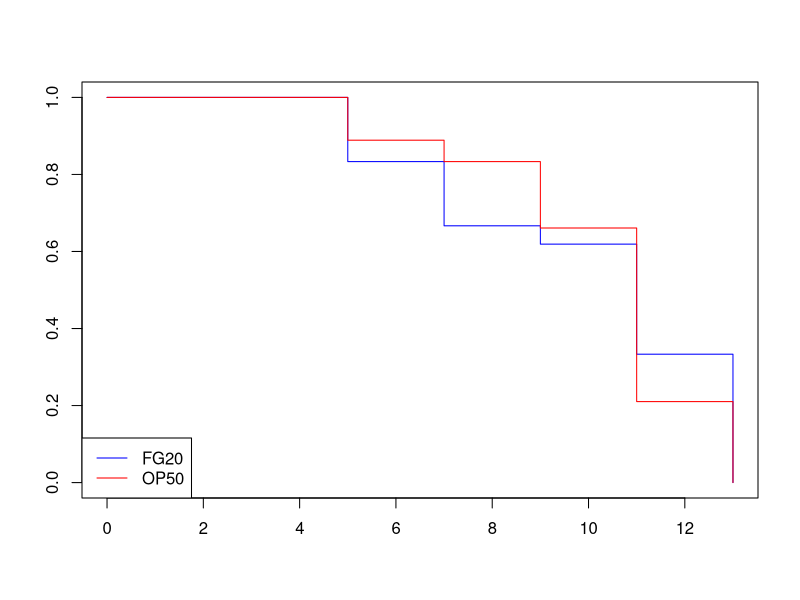
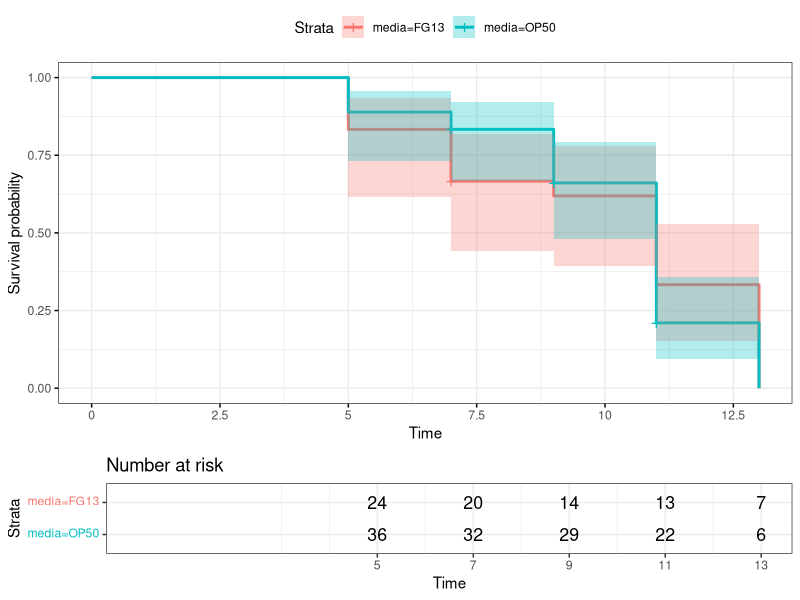
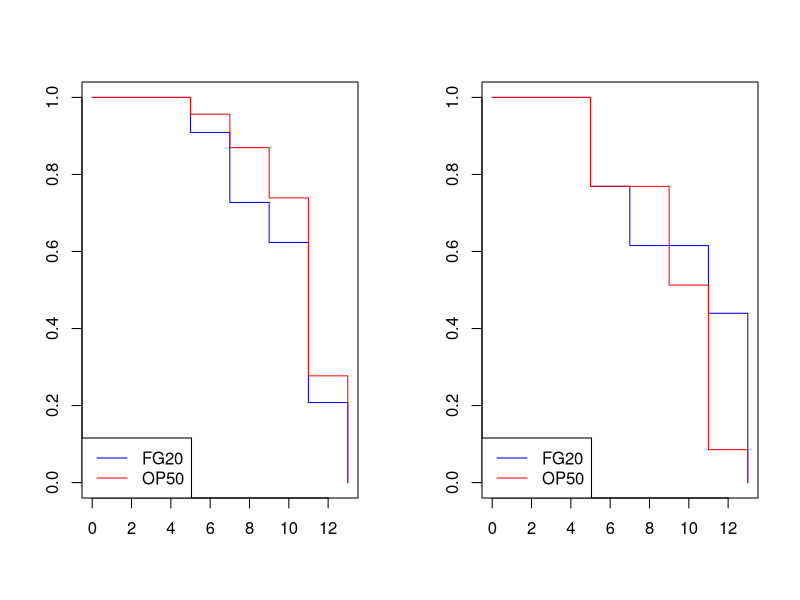

Generate these figures, in order, with R:
## ---- chunk 1
knitr::opts_chunk$set(echo = TRUE)
library(survival) 
library(here)
library(survminer)
## ---- chunk 2
data <- read.table(here('data','Worm_9days.csv'), header = TRUE, sep = ";", dec = ",")
head(data)
## ---- chunk 3
colnames(data)<-c("Time","status","media",'Replicate')
head(data)
## ---- chunk 4
data$Survobj <- with(data,Surv(data$Time, event = data$status))
km <- survfit(Survobj ~ media, data = data,conf.type = "log-log")
plot(km, col = c("blue","red") ) 
legend("bottomleft",legend = c("FG20","OP50" ), col = c("blue","red"), lwd=1)
## ---- chunk 5
survdiff(Survobj ~media, data = data, rho = 0) 
survdiff(Survobj ~media, data = data, rho = 1) 
## ---- chunk 6
ggsurvplot(km,data = data, conf.int = TRUE, ggtheme = theme_bw(),
           risk.table = 0.25)
## ---- chunk 7
d1 <- data[data$Replicate == 1,]
d2 <- data[data$Replicate == 2,]
d1$Survobj <- with(d1,Surv(d1$Time, event = d1$status))
d2$Survobj <- with(d2,Surv(d2$Time, event = d2$status))
## ---- chunk 8
par(mfrow = c(1,2))
km1 <- survfit(Survobj ~ media, data = d1,conf.type = "log-log")
plot(km1, col = c("blue","red") ) 
legend("bottomleft",legend = c("FG20","OP50" ), col = c("blue","red"), lwd=1)
km2 <- survfit(Survobj ~ media, data = d2,conf.type = "log-log")
plot(km2, col = c("blue","red") ) 
legend("bottomleft",legend = c("FG20","OP50" ), col = c("blue","red"), lwd=1)
